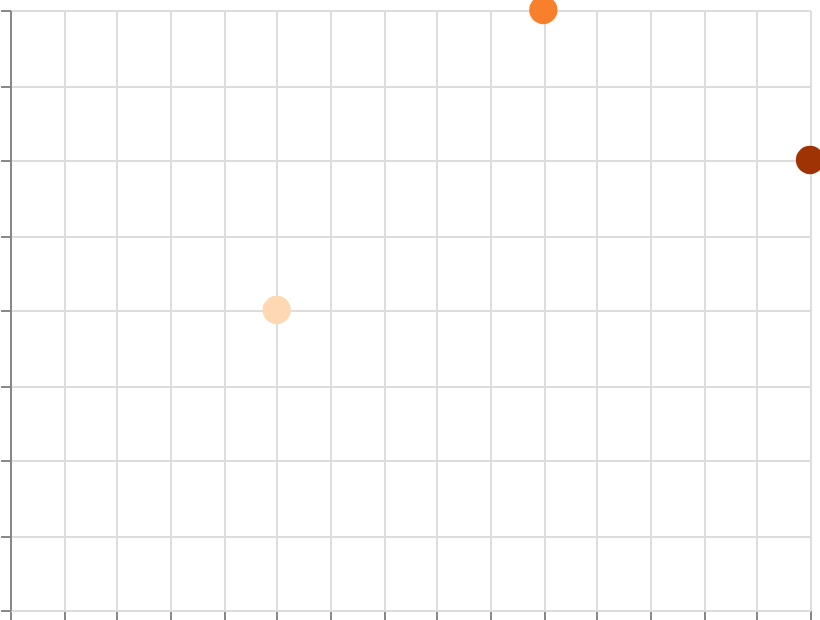

Vega-Lite specification for this chart:
### Vega specification from a JSON file in a GitHub repository (floating-point values rounded to 4 significant figures)
{"$schema": "https://vega.github.io/schema/vega/v6.json", "width": 400, "height": 300, "padding": 5, "autosize": "none", "data": [{"name": "table", "values": [{"x": 1, "y": 2, "val": 10}, {"x": 2, "y": 4, "val": 50}, {"x": 3, "y": 3, "val": 90}]}], "scales": [{"name": "x", "type": "linear", "domain": {"data": "table", "field": "x"}, "range": "width", "nice": true}, {"name": "y", "type": "linear", "domain": {"data": "table", "field": "y"}, "range": [{"signal": "height"}, 0], "nice": true}, {"name": "color", "type": "linear", "domain": {"data": "table", "field": "val"}, "range": {"scheme": "oranges"}}], "marks": [{"type": "symbol", "from": {"data": "table"}, "encode": {"update": {"x": {"scale": "x", "field": "x"}, "y": {"scale": "y", "field": "y"}, "size": {"value": 200}, "fill": {"scale": "color", "field": "val"}}}}], "axes": [{"scale": "x", "orient": "bottom", "grid": true, "labels": false}, {"scale": "y", "orient": "left", "grid": true, "labels": false}], "legends": [{"fill": "color", "title": "Warmth"}]}
